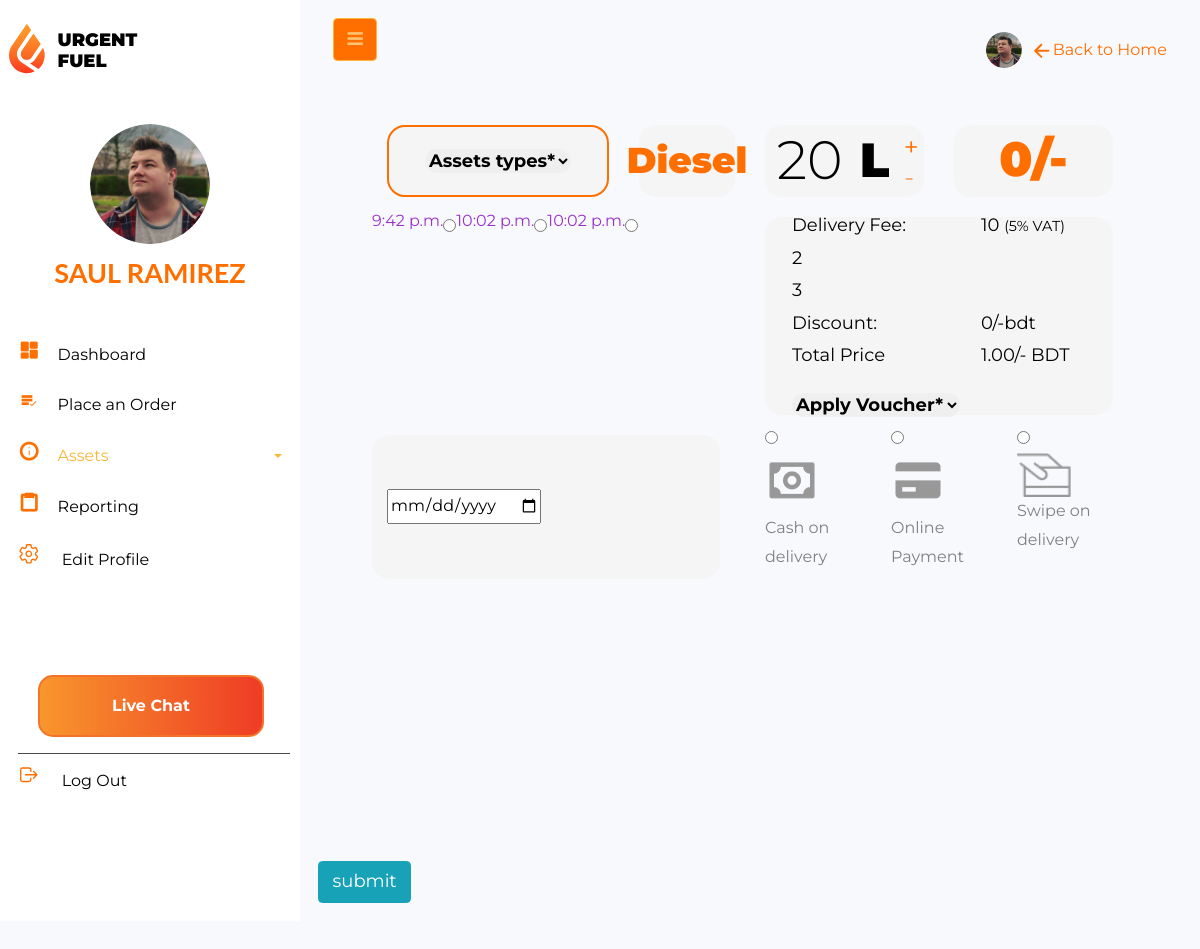
/order_fuel/, run on the app's committed database.
### Uftl_App/models.py (models this page shows)
class OrderDashboard(models.Model):
    client=models.ForeignKey(User,on_delete=models.CASCADE)
    time = models.TimeField(verbose_name='Please put your time', blank=True)
    reserved = models.BooleanField(default=False)

class Fuel_price(models.Model):
    disel_price = models.IntegerField(default='1', null=True)
    octen_price = models.IntegerField(default='1', null=True)
    total_ammount = models.IntegerField(default='1', null=True)
    delivery_charge = models.IntegerField(default='1', null=True)

### Uftl_App/views.py (the view, shortened to what this page needs)
# urls.py: path('order_fuel/', views.non_register, name='order_fuel'),
def order_fuel(request):
    cp=cupon_code.objects.all()
    oil_price=Fuel_price.objects.all()
    ft_utils = fuel_utils.objects.all()
    from django.db.models import Q
    date_time = OrderDashboard.objects.all()
    reservation = False
    dict = {'date_time': date_time, 'reservation': reservation, 'ft_utils': ft_utils,'cp':cp,'oil_price':oil_price}
    return render(request, 'Uftl_App/orderfuel.html', context=dict)

### templates/Uftl_App/orderfuel.html (shortened to what this page needs)
{% extends 'profile_base.html' %}
{% load static %}
{% block profile_block %}
    <div class="wrapper d-flex align-items-stretch" xmlns="http://www.w3.org/1999/html">
        <nav id="sidebar">
            <div class="p-2 pt-1">
                <a href="#" class="nav__logo">
                    <div class="logoside">
                        <img class="logoimage" src="{% static 'assets/img/logo.svg' %}" alt="My Happy SVG"/>
                        <div class="tex">
                            <p class="text1">URGENT</p>
                            <p class="text2">FUEL</p>
                        </div>
                    </div>
                </a>
                <a href="#" class="img logo rounded-circle mb-2"
                   style="background-image: url({% static 'assets/img/saul.png' %});"> </a>
                <h3 class="text-center mb-4 username">Saul Ramirez</h3>
                <ul class="list-unstyled components mb-2 p-2">
                    <li>
                        <a href="#"><i class='bx bxs-dashboard setup'></i>Dashboard</a>
                    </li>
                    <li>
                        <a href="#"><i class='bx bx-list-check setup'></i>Place an Order</a>
                    </li>
                    <li class="active">
                        <a href="#homeSubmenu" data-toggle="collapse" aria-expanded="false" class="dropdown-toggle">
                            <i class='bx bx-info-circle setup'></i>Assets</a>
                    </li>
                    <li>
                        <a href="#"><i class='bx bx-clipboard setup'></i>Reporting</a>
                    </li>
                    <li>
                        <a href="#">
                            <ion-icon class="setup" name="settings-outline"></ion-icon>
                            Edit Profile</a>
                    </li>
                    <div class="logout">
                        <button class="livechat" type="submit" id="sendMessageButton">Live Chat</button>
                        <li>
                            <a href="#">
                                <ion-icon class="setup" name="log-out-outline"></ion-icon>
                                </ion-icon>Log Out</a>
                        </li>
                    </div>
                </ul>
            </div>
        </nav>
        <div id="content" class="p-4 p-md-3">
            <nav class="">
                <div class="container-fluid">
                    <button type="button" id="sidebarCollapse" class="btn btn-primary">
                        <i class="fa fa-bars"></i>
                    </button>
                    <div class="float-right">
                        <div class=" menu ">
                            <div class="header__img ">
                                <img class="navimage" src="{% static 'assets/img/saul.png' %} " alt=" ">
                            </div>
                            <ion-icon class="arrowleft" name="arrow-back-outline"></ion-icon>
                            <p class="back">Back to Home</p>
                        </div>
                    </div>
                </div>
            </nav>
            <form method="POST">
                <div id="content" class="p-4 p-md-5">
                    <div class="container-fluid">
                        <div class="row">
                            <div class="col-12  col-sm-6 col-md-4">
                                <div class="assetselect">
                                    <select name="fuel-type" class="assetdropdown">
                                        <option selected disabled value="select">Assets types*</option>
                                    </select>
                                </div>
                            </div>
                            <div class="col-6  col-sm-2 col-md-2">
                                <div class="fuelfield">
                                    <p id="fuelname" class="fueltype">Diesel</p>
                                </div>
                            </div>
                            <div class="col-6  col-sm-2 col-md-3">
                                <div class="fuelfield">
                                    <div class="quantity">
                                        <input type="text" id="quantity" name="fuelamount" value="20" readonly>L
                                        <div class="plusminus">
                                            <button class="btn plus-btn" type="button">+</button>
                                            <button class="btn minus-btn disabled" type="button">-</button>
                                        </div>
                                    </div>
                                </div>
                            </div>
                            <div class="col-12  col-sm-2 col-md-3">
                                <div class="fuelprice">
                                    <p id="fuel" class="fuel">0/-</p>
                                </div>
                            </div>
                        </div>
                        <div class="row">
                            <div class="col-12 col-sm-6">
                                <div class="row">
                                    {% for item in date_time %}
                                        <label style="color: darkorchid;">{{ item.time }}</label>
                                        <input type="radio" name="time" value="{{ item.time }}">
                                    {% endfor %}
                                </div>
                            </div>
                            {% for x in oil_price %}
                                <div class="col-12 col-sm-6">
                                <div class="price p-4">
                                    <div class="row justify-content-evenly">
                                        <div class="col-7 tol ">
                                            Delivery Fee:
                                        </div>
                                        <div class="col-5 tol" id="delicharge">
                                            {{ x.delivery_charge }}
                                            <small>(5% VAT)</small>
                                        </div>
                                    </div>
                                    <div class="row justify-content-evenly diesel">
                                        <div class="col-7 dieselprice" id="dpd">
                                            {{ x.disel_price }}
                                        </div>
                                    </div>
                                    <div class="row justify-content-evenly octane">
                                        <div class="col-7 tol octaneprice" id="opd">
                                            {{ x.octen_price }}
                                        </div>
                                    </div>
                                    <div class="row">
                                        <div class="col-7 tol">
                                            Discount:
                                        </div>
                                        <div class="col-5 tol" id="dp">
                                            0/-bdt
                                        </div>
                                    </div>
                                    <div class="row">
                                        <div class="col-7 tol">
                                            Total Price
                                        </div>
                                        <div class="col-5 tol">
                                            <p class="total-price">
                                                <span id="price">{{ x.total_ammount|floatformat:2 }}/-</span>
                                                <span> BDT</span>
                                            </p>
                                        </div>
                                    </div>
                                    <div class="row">
                                        <div class="col-12 tol">
                                            <select name="fuel-type" class="assetdropdown">
                                                <option selected disabled value="select">Apply Voucher*</option>
                                            </select>
                                        </div>
                                    </div>
                                </div>
                            {% endfor %}
                            </div>
                        </div>
                        <div class="row">
                            <div class="col-xs-12 col-sm-12 col-md-6">
                                <div class="">
                                    <div class="row justify-content-evenly timeline">
                                        <div class="col">
                                            <input type="date" name="date" value="" placeholder=""/>
                                        </div>
                                    </div>
                                </div>
                            </div>
                            <div class="col-xs-12 col-sm-6 col-md-2">
                                <input class="checkbox-budget" type="radio" name="budget" id="budget-1">
                                <label class="for-checkbox-budget" for="budget-1">
                                    <i class='bx bx-money money'></i>
                                    <span data-hover="Cash on delivery">Cash on delivery</span>
                                </label>
                            </div>
                            <div class="col-xs-12 col-sm-6 col-md-2">
                                <input class="checkbox-budget" type="radio" name="budget" id="budget-2">
                                <label class="for-checkbox-budget" for="budget-2">
                                    <i class='bx bxs-credit-card cardfront'></i>
                                    <span data-hover="Online Payment">Online Payment</span>
                                </label>
                            </div>
                            <div class="col-xs-12 col-sm-6 col-md-2">
                                <input class="checkbox-budget" type="radio" name="budget" id="budget-3">
                                <label class="for-checkbox-budget" for="budget-3">
                                    <img class="cardpunch" src="{% static 'img/swipe.png' %}" alt="">
                                    <span data-hover="Swipe on delivery">Swipe on delivery</span>
                                </label>
                            </div>
                        </div>
                    </div>
                </div>
                <button class="btn btn-info" type="submit"> submit</button>
            </form>
{% endblock %}

### static/css/style.css (style rules this page uses)
* { font-family: 'Montserrat', sans-serif; }
body { height: 200vh; margin: 0; padding: 0; box-sizing: border-box; overflow-x: hidden !important; }
html { font-size: 16px; }
@media (min-width: 1200px) { html { font-size: 18px; } }
i { color: #ffc371; }

### static/css/button2.css (style rules this page uses)
.fuel { margin-top: 16px; }
.livechat { background: linear-gradient(90deg, #F8962C 0%, #EF3C26 100%); text-align: center; color: white; border: 2px solid #F57329; border-radius: 15px; padding: 0.8rem 4rem 0.8rem 4rem; font-family: Montserrat; font-style: normal; font-weight: bold; margin-bottom: 16px; margin-top: 5rem; margin-left: 20px; }

### static/css/image.css (style rules this page uses)
* { font-family: 'Montserrat', sans-serif; }
body { font-family: 'Montserrat', sans-serif; background-color: none; }

### static/css/input.css (style rules this page uses)
::placeholder { font-size: 1em; color: black; background: none; padding: 5px; }

### static/css/custom-sidebar.css (style rules this page uses)
.username { color: #FF6F00; font-style: normal; font-weight: bold; font-size: 1.5rem; text-transform: uppercase; }
.setup { font-size: 1.2rem; padding-right: 1rem; color: #FF6F00; font-weight: bold; }
.logoside { display: flex; margin-bottom: 2rem; }
.logoimage { width: 2rem; }
.text1 { margin-bottom: 0.2rem; }
.tex { font-weight: 900; color: black; font-size: 1rem; margin-top: 1.2rem; margin-left: 0.7rem; line-height: 1rem; text-decoration: none; }
.nav__logo { text-decoration: none; }
.menu { display: flex; align-items: center; }
.header__img { display: flex; justify-content: center; border-radius: 50%; overflow: hidden; }
.back { color: #FF6F00; margin-top: 1rem; }
.arrowleft { font-size: 1.2rem; padding-left: 0.5rem; color: #FF6F00; font-weight: bold; }
.navimage { width: 2rem; height: 2rem; }

### static/css/orderfuel.css (style rules this page uses)
.price { display: flex; flex-direction: column; align-items: left; justify-content: center; background: #F5F5F5; border-radius: 17px; margin: 10px 0; width: 100%; height: 11rem; color: black; font-size: 1rem; }
.assetselect { display: flex; align-items: center; justify-content: center; background: #F5F5F5; margin: 10px 0; width: 100%; height: 4rem; border: 2px #FF6F00 solid; border-radius: 18px; }
.assetdropdown { border-radius: 15px; font-family: Montserrat; font-style: normal; font-weight: bold; outline: none; border: none; font-size: 1rem; }
.timeline { display: flex; align-items: center; justify-content: center; background: #F5F5F5; border-radius: 17px; margin: 10px 0; width: 100%; height: 8rem; color: #FF6F00; }
.money { font-size: 3rem; color: #989898; }
.cardfront { font-size: 3rem; color: #989898; }
.cardpunch { width: 3rem; height: auto; }
.fuelfield { display: flex; align-items: center; justify-content: center; background: #F5F5F5; border-radius: 17px; margin: 10px 0; font-weight: 900; width: 100%; height: 4rem; font-size: 3em; color: black; }
.fueltype { margin-top: 1rem; font-size: 2rem; line-height: 41px; color: #FF6F00; font-weight: 900; }
.fuelprice { display: flex; align-items: center; justify-content: center; background: #F5F5F5; border-radius: 17px; margin: 10px 0; width: 100%; font-weight: 900; height: 4rem; font-size: 3em; color: #FF6F00; }
.quantity { display: flex; justify-content: center; align-items: center; color: #000; }
.quantity button { width: 40px; height: 30px; color: #ff6f00; font-size: 26px; }
.plusminus { margin-top: -20px; display: flex; flex-direction: column; align-items: center; }
.quantity input { background: none; cursor: none; border: none; text-align: center; width: 100px; font-size: 3rem; color: #000; font-weight: 300; }

### data on the page
OrderDashboard: time "9:42 p.m."
OrderDashboard: time "10:02 p.m."
OrderDashboard: time "10:02 p.m."
Fuel_price: delivery_charge "10", disel_price "2", octen_price "3", total_ammount "1.00"
